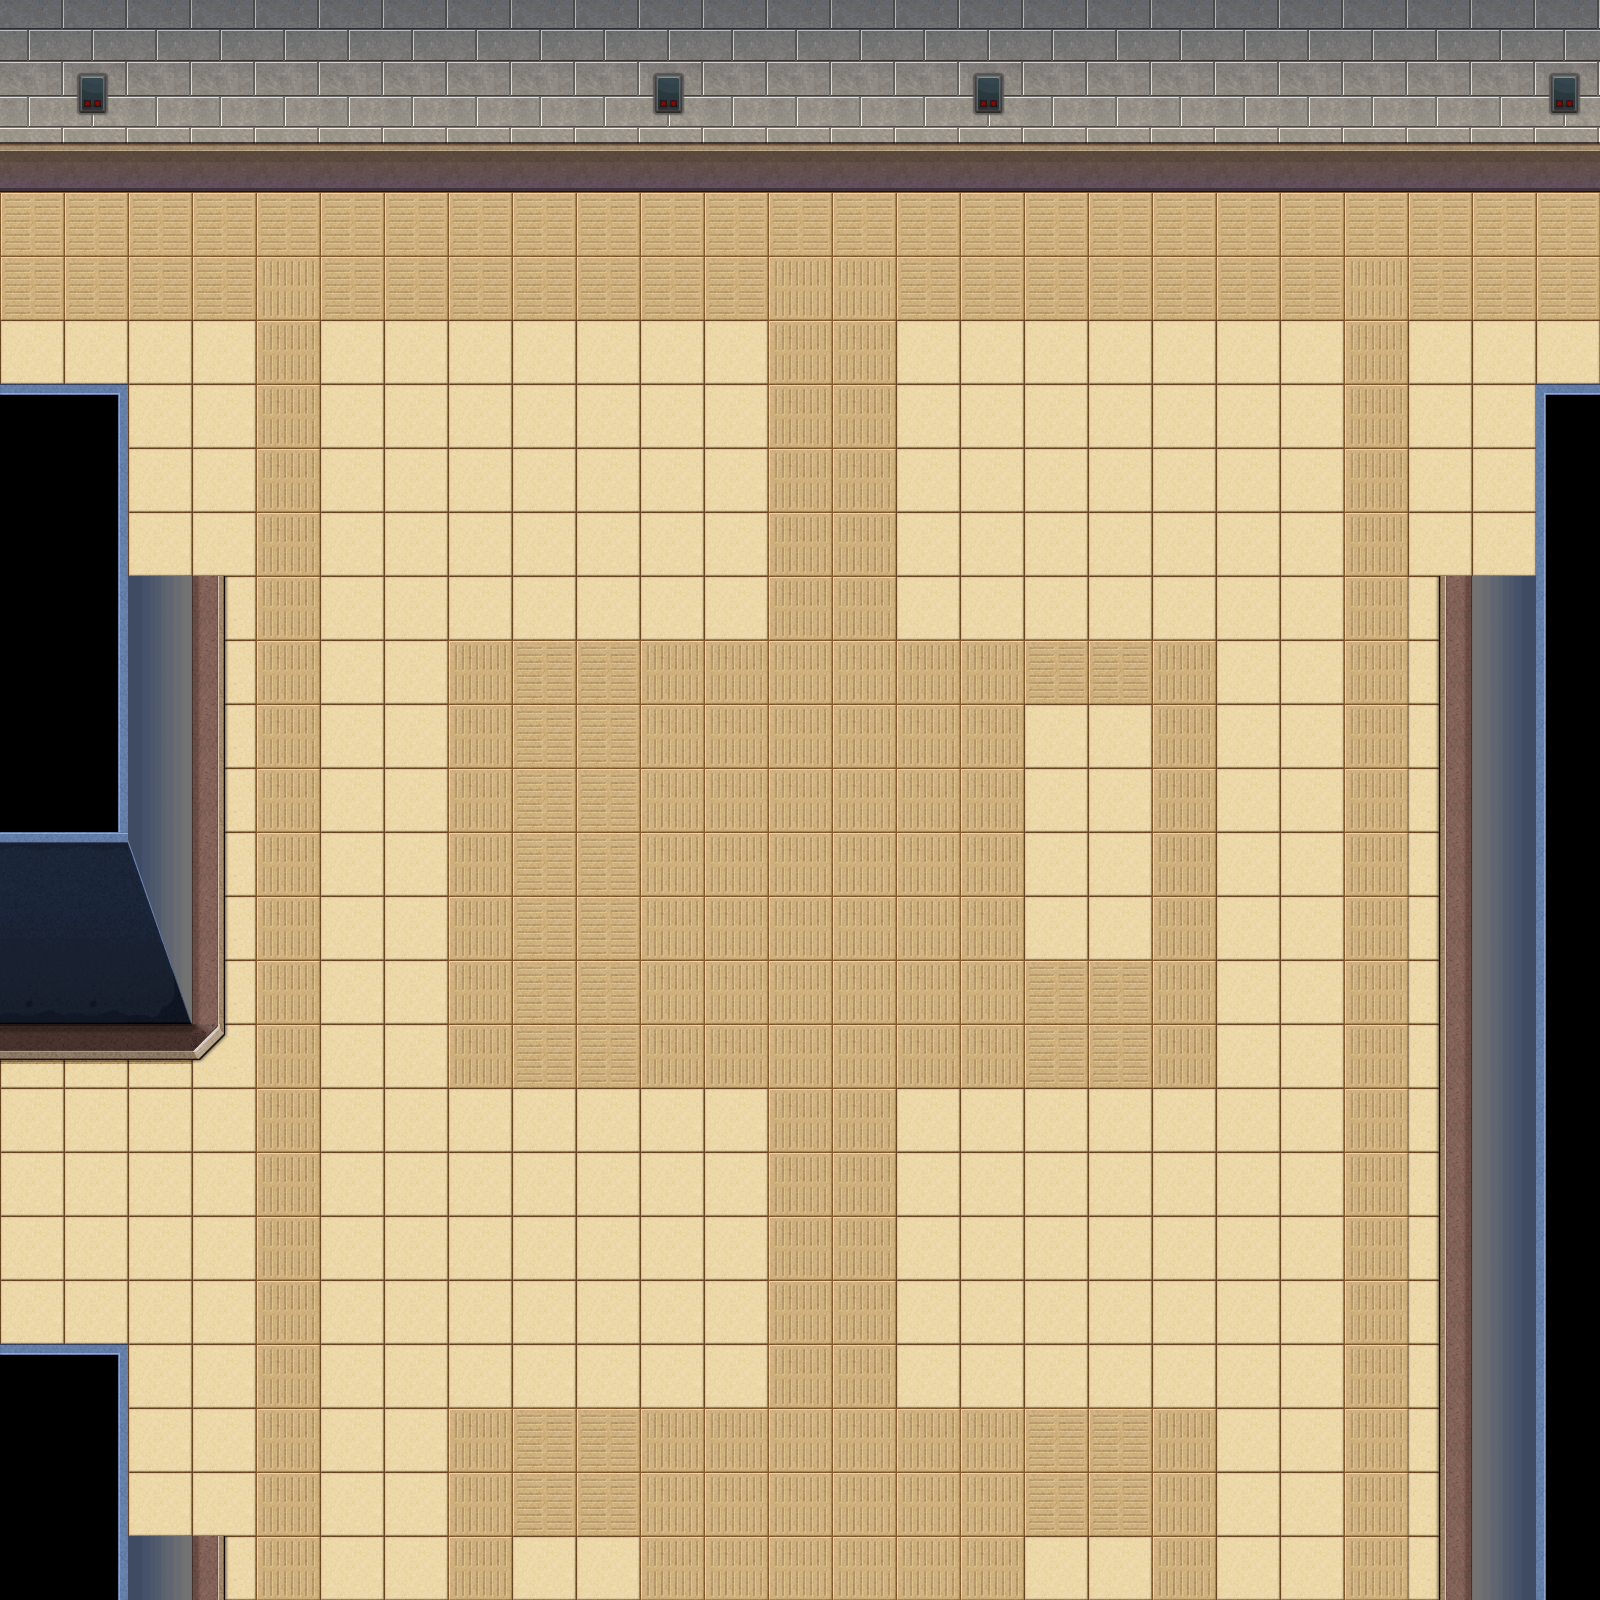

A 2D game scene composited from a Tiled map and its tileset images. What follows is a short description and the map's XML, with each tile layer's data collapsed to a summary:
An orthogonal 25x25 tile map with 64x64 px tiles, 1 tile layer (background), 33 tilesets and 91 objects (16x collide, 11x collide_bullet).

<map version="1.0" orientation="orthogonal" width="25" height="25" tilewidth="64" tileheight="64">
 <tileset firstgid="1" name="bg03" tilewidth="64" tileheight="64">
  <image source="bg03.png" width="512" height="256" />
 </tileset>
 <tileset firstgid="33" name="jianzhu3_qiang02" tilewidth="101" tileheight="192">
  <image source="jianzhu3_qiang02.png" width="101" height="192" />
 </tileset>
 <tileset firstgid="34" name="jianzhu3_qiang01" tilewidth="101" tileheight="192">
  <image source="jianzhu3_qiang01.png" width="101" height="192" />
 </tileset>
 <tileset firstgid="35" name="jianzhu3_huatai" tilewidth="129" tileheight="173">
  <image source="jianzhu3_huatai.png" width="129" height="173" />
 </tileset>
 <tileset firstgid="36" name="jianzhu3_chuang02" tilewidth="52" tileheight="386">
  <image source="jianzhu3_chuang02.png" width="52" height="386" />
 </tileset>
 <tileset firstgid="37" name="jianzhu3_chuang01" tilewidth="52" tileheight="386">
  <image source="jianzhu3_chuang01.png" width="52" height="386" />
 </tileset>
 <tileset firstgid="38" name="jianzhu3_dianti" tilewidth="172" tileheight="196">
  <image source="jianzhu3_dianti.png" width="172" height="196" />
 </tileset>
 <tileset firstgid="39" name="jianzhu3_langan01" tilewidth="223" tileheight="105">
  <image source="jianzhu3_langan01.png" width="223" height="105" />
 </tileset>
 <tileset firstgid="40" name="jianzhu3_keng01" tilewidth="293" tileheight="131">
  <image source="jianzhu3_keng01.png" width="293" height="131" />
 </tileset>
 <tileset firstgid="41" name="jianzhu3_keng02" tilewidth="152" tileheight="81">
  <image source="jianzhu3_keng02.png" width="152" height="79" />
 </tileset>
 <tileset firstgid="41" name="jianzhu3_keng03" tilewidth="102" tileheight="39">
  <image source="jianzhu3_keng03.png" width="102" height="39" />
 </tileset>
 <tileset firstgid="42" name="jianzhu3_keng04" tilewidth="52" tileheight="20">
  <image source="jianzhu3_keng04.png" width="52" height="20" />
 </tileset>
 <tileset firstgid="43" name="jianzhu3_wuzi01" tilewidth="131" tileheight="63">
  <image source="jianzhu3_wuzi01.png" width="131" height="63" />
 </tileset>
 <tileset firstgid="44" name="jianzhu3_wuzi02" tilewidth="168" tileheight="53">
  <image source="jianzhu3_wuzi02.png" width="168" height="53" />
 </tileset>
 <tileset firstgid="45" name="jianzhu3_yizi01" tilewidth="85" tileheight="229">
  <image source="jianzhu3_yizi01.png" width="85" height="229" />
 </tileset>
 <tileset firstgid="46" name="jianzhu3_yizi02" tilewidth="85" tileheight="229">
  <image source="jianzhu3_yizi02.png" width="85" height="229" />
 </tileset>
 <tileset firstgid="47" name="jianzhu3_zhuozi01" tilewidth="518" tileheight="213">
  <image source="jianzhu3_zhuozi01.png" width="518" height="213" />
 </tileset>
 <tileset firstgid="48" name="jianzhu3_zhuozi02" tilewidth="202" tileheight="256">
  <image source="jianzhu3_zhuozi02.png" width="202" height="256" />
 </tileset>
 <tileset firstgid="49" name="jianzhu3_zhuozi03" tilewidth="202" tileheight="256">
  <image source="jianzhu3_zhuozi03.png" width="202" height="256" />
 </tileset>
 <tileset firstgid="50" name="jianzhu_xuezi01" tilewidth="242" tileheight="196">
  <image source="jianzhu_xuezi01.png" width="242" height="196" />
 </tileset>
 <tileset firstgid="51" name="jianzhu_xuezi02" tilewidth="219" tileheight="141">
  <image source="jianzhu_xuezi02.png" width="219" height="141" />
 </tileset>
 <tileset firstgid="52" name="jianzhu_xuezi03" tilewidth="192" tileheight="132">
  <image source="jianzhu_xuezi03.png" width="192" height="132" />
 </tileset>
 <tileset firstgid="53" name="jianzhu_xuezi04" tilewidth="421" tileheight="156">
  <image source="jianzhu_xuezi04.png" width="421" height="156" />
 </tileset>
 <tileset firstgid="54" name="jianzhu_xuezi05" tilewidth="180" tileheight="297">
  <image source="jianzhu_xuezi05.png" width="180" height="297" />
 </tileset>
 <tileset firstgid="55" name="jianzhu_xiangzi05" tilewidth="150" tileheight="170">
  <image source="jianzhu_xiangzi05.png" width="150" height="170" />
 </tileset>
 <tileset firstgid="56" name="jianzhu_xiangzi06" tilewidth="90" tileheight="113">
  <image source="jianzhu_xiangzi06.png" width="90" height="113" />
 </tileset>
 <tileset firstgid="57" name="jianzhu_xiangzi02" tilewidth="122" tileheight="126">
  <image source="jianzhu_xiangzi02.png" width="122" height="126" />
 </tileset>
 <tileset firstgid="58" name="jianzhu_xiangzi03" tilewidth="122" tileheight="76">
  <image source="jianzhu_xiangzi03.png" width="122" height="76" />
 </tileset>
 <tileset firstgid="59" name="jianzhu2_xiangzi0" tilewidth="192" tileheight="168">
  <image source="jianzhu2_xiangzi0.png" width="192" height="168" />
 </tileset>
 <tileset firstgid="60" name="jianzhu_xiangzi04" tilewidth="183" tileheight="126">
  <image source="jianzhu_xiangzi04.png" width="183" height="126" />
 </tileset>
 <tileset firstgid="61" name="jianzhu_xiangzi01" tilewidth="71" tileheight="80">
  <image source="jianzhu_xiangzi01.png" width="71" height="80" />
 </tileset>
 <tileset firstgid="62" name="jianzhu_xiangzi07" tilewidth="92" tileheight="112">
  <image source="jianzhu_xiangzi07.png" width="92" height="112" />
 </tileset>
 <tileset firstgid="63" name="jianzhu_qiang01" tilewidth="92" tileheight="54">
  <image source="jianzhu_qiang01.png" width="92" height="54" />
 </tileset>
 <layer name="background" width="25" height="25">
  <data>[625 cells, 625 non-empty, 25 distinct tile ids]</data>
 </layer>
 <objectgroup name="right" width="25" height="25">
  <properties>
   <property name="filename" value="jianzhu3_qiang02.png" />
   <property name="groundlayer" value="1" />
  </properties>
  <object gid="33" x="1435" y="576">
   <properties>
    <property name="groundZ" value="1" />
   </properties>
  </object>
 </objectgroup>
 <objectgroup name="left" width="25" height="25">
  <properties>
   <property name="filename" value="jianzhu3_qiang01.png" />
   <property name="groundlayer" value="1" />
  </properties>
  <object gid="34" x="128" y="577">
   <properties>
    <property name="groundZ" value="1" />
   </properties>
  </object>
  <object gid="34" x="128" y="1537">
   <properties>
    <property name="groundZ" value="1" />
   </properties>
  </object>
 </objectgroup>
 <objectgroup name="flower" width="25" height="25">
  <properties>
   <property name="filename" value="jianzhu3_huatai.png" />
   <property name="groundlayer" value="1" />
  </properties>
  <object gid="35" x="510" y="877">
   <properties>
    <property name="groundZ" value="1" />
   </properties>
  </object>
  <object gid="35" x="1021" y="879">
   <properties>
    <property name="groundZ" value="1" />
   </properties>
  </object>
  <object gid="35" x="510" y="1021">
   <properties>
    <property name="groundZ" value="2" />
   </properties>
  </object>
  <object gid="35" x="1022" y="1023">
   <properties>
    <property name="groundZ" value="2" />
   </properties>
  </object>
  <object gid="35" x="511" y="1662" />
  <object gid="35" x="1024" y="1662" />
 </objectgroup>
 <objectgroup name="rightboli" width="25" height="25">
  <properties>
   <property name="filename" value="jianzhu3_chuang02.png" />
   <property name="groundlayer" value="1" />
  </properties>
  <object gid="36" x="1480" y="882">
   <properties>
    <property name="groundZ" value="2" />
   </properties>
  </object>
  <object gid="36" x="1481" y="1221" />
  <object gid="36" x="1478" y="1572" />
 </objectgroup>
 <objectgroup name="rightdoor" width="25" height="25">
  <properties>
   <property name="filename" value="jianzhu3_chuang02.png" />
   <property name="groundlayer" value="1" />
  </properties>
 </objectgroup>
 <objectgroup name="rightdooropen" width="25" height="25">
  <properties>
   <property name="filename" value="jianzhu3_men04.png" />
   <property name="groundlayer" value="1" />
  </properties>
 </objectgroup>
 <objectgroup name="leftdoor" width="25" height="25">
  <properties>
   <property name="filename" value="jianzhu3_men01.png" />
   <property name="groundlayer" value="1" />
  </properties>
 </objectgroup>
 <objectgroup name="leftdooropen" width="25" height="25">
  <properties>
   <property name="filename" value="jianzhu3_men03.png" />
   <property name="groundlayer" value="1" />
  </properties>
 </objectgroup>
 <objectgroup name="leftboli" width="25" height="25">
  <properties>
   <property name="filename" value="jianzhu3_chuang01.png" />
   <property name="groundlayer" value="1" />
  </properties>
  <object gid="37" x="134" y="892">
   <properties>
    <property name="groundZ" value="2" />
   </properties>
  </object>
  <object gid="37" x="132" y="1860">
   <properties>
    <property name="groundZ" value="2" />
   </properties>
  </object>
 </objectgroup>
 <objectgroup name="door" width="25" height="25">
  <properties>
   <property name="filename" value="jianzhu3_dianti.png" />
   <property name="groundlayer" value="1" />
  </properties>
  <object gid="38" x="746" y="217" />
 </objectgroup>
 <objectgroup name="warning" width="25" height="25">
  <properties>
   <property name="filename" value="jianzhu3_langan01.png" />
   <property name="groundlayer" value="1" />
  </properties>
  <object gid="39" x="1147" y="1591">
   <properties>
    <property name="groundZ" value="1" />
   </properties>
  </object>
  <object gid="39" x="273" y="1635">
   <properties>
    <property name="groundZ" value="2" />
   </properties>
  </object>
  <object gid="39" x="247" y="230">
   <properties>
    <property name="groundZ" value="1" />
   </properties>
  </object>
  <object gid="39" x="1083" y="242">
   <properties>
    <property name="groundZ" value="1" />
   </properties>
  </object>
  <object gid="39" x="875" y="237">
   <properties>
    <property name="groundZ" value="1" />
   </properties>
  </object>
 </objectgroup>
 <objectgroup name="keng1" width="25" height="25">
  <properties>
   <property name="filename" value="jianzhu3_keng01.png" />
   <property name="groundlayer" value="1" />
  </properties>
  <object gid="40" x="397" y="538" />
  <object gid="40" x="1047" y="1319" />
 </objectgroup>
 <objectgroup name="keng2" width="25" height="25">
  <properties>
   <property name="filename" value="jianzhu3_keng02.png" />
   <property name="groundlayer" value="1" />
  </properties>
  <object x="1373" y="351" />
  <object x="701" y="838" />
  <object x="354" y="1224" />
 </objectgroup>
 <objectgroup name="keng3" width="25" height="25">
  <properties>
   <property name="filename" value="jianzhu3_keng03.png" />
   <property name="groundlayer" value="1" />
  </properties>
  <object gid="41" x="530" y="1369" />
  <object gid="41" x="218" y="365" />
  <object gid="41" x="1157" y="586" />
 </objectgroup>
 <objectgroup name="keng4" width="25" height="25">
  <properties>
   <property name="filename" value="jianzhu3_keng04.png" />
   <property name="groundlayer" value="1" />
  </properties>
  <object gid="42" x="965" y="365" />
  <object gid="42" x="905" y="1119" />
 </objectgroup>
 <objectgroup name="wuzi1" width="25" height="25">
  <properties>
   <property name="filename" value="jianzhu3_wuzi01.png" />
   <property name="groundlayer" value="1" />
  </properties>
  <object gid="43" x="385" y="62" />
  <object gid="43" x="1355" y="61" />
 </objectgroup>
 <objectgroup name="wuzi2" width="25" height="25">
  <properties>
   <property name="filename" value="jianzhu3_wuzi02.png" />
   <property name="groundlayer" value="1" />
  </properties>
  <object gid="44" x="927" y="50" />
  <object gid="44" x="3" y="49" />
 </objectgroup>
 <objectgroup name="chairleft" width="25" height="25">
  <properties>
   <property name="filename" value="jianzhu3_yizi01.png" />
   <property name="groundlayer" value="1" />
  </properties>
  <object gid="45" x="1645" y="671" />
 </objectgroup>
 <objectgroup name="chairright" width="25" height="25">
  <properties>
   <property name="filename" value="jianzhu3_yizi01.png" />
   <property name="groundlayer" value="1" />
  </properties>
  <object gid="46" x="1783" y="672" />
 </objectgroup>
 <objectgroup name="deskbig" width="25" height="25">
  <properties>
   <property name="filename" value="jianzhu3_zhuozi01.png" />
   <property name="groundlayer" value="1" />
  </properties>
  <object gid="47" x="1277" y="-21" />
 </objectgroup>
 <objectgroup name="deskleft" width="25" height="25">
  <properties>
   <property name="filename" value="jianzhu3_zhuozi02.png" />
   <property name="groundlayer" value="1" />
  </properties>
  <object gid="48" x="1905" y="85" />
 </objectgroup>
 <objectgroup name="deskright" width="25" height="25">
  <properties>
   <property name="filename" value="jianzhu3_zhuozi03.png" />
   <property name="groundlayer" value="1" />
  </properties>
  <object gid="49" x="1812" y="434" />
 </objectgroup>
 <objectgroup name="blood1" width="25" height="25">
  <properties>
   <property name="filename" value="jianzhu_xuezi01.png" />
   <property name="groundlayer" value="1" />
  </properties>
  <object gid="50" x="700" y="716" />
 </objectgroup>
 <objectgroup name="blood2" width="25" height="25">
  <properties>
   <property name="filename" value="jianzhu_xuezi02.png" />
   <property name="groundlayer" value="1" />
  </properties>
  <object gid="51" x="-68" y="390">
   <properties>
    <property name="groundZ" value="1" />
   </properties>
  </object>
  <object gid="51" x="1264" y="955">
   <properties>
    <property name="groundZ" value="1" />
   </properties>
  </object>
 </objectgroup>
 <objectgroup name="blood3" width="25" height="25">
  <properties>
   <property name="filename" value="jianzhu_xuezi03.png" />
   <property name="groundlayer" value="1" />
  </properties>
  <object gid="52" x="300" y="1611">
   <properties>
    <property name="groundZ" value="1" />
   </properties>
  </object>
  <object gid="52" x="579" y="1212">
   <properties>
    <property name="groundZ" value="1" />
   </properties>
  </object>
  <object gid="52" x="288" y="827">
   <properties>
    <property name="groundZ" value="1" />
   </properties>
  </object>
 </objectgroup>
 <objectgroup name="blood4" width="25" height="25">
  <properties>
   <property name="filename" value="jianzhu_xuezi04.png" />
   <property name="groundlayer" value="1" />
  </properties>
  <object gid="53" x="1253" y="400" />
  <object gid="53" x="-167" y="1285" />
 </objectgroup>
 <objectgroup name="blood5" width="25" height="25">
  <properties>
   <property name="filename" value="jianzhu_xuezi05.png" />
   <property name="groundlayer" value="1" />
  </properties>
  <object gid="54" x="675" y="1716" />
 </objectgroup>
 <objectgroup name="blackboxb" width="25" height="25">
  <properties>
   <property name="filename" value="jianzhu_xiangzi05.png" />
   <property name="groundlayer" value="1" />
  </properties>
  <object gid="55" x="-8" y="1113">
   <properties>
    <property name="groundZ" value="1" />
   </properties>
  </object>
  <object gid="55" x="102" y="265">
   <properties>
    <property name="groundZ" value="1" />
   </properties>
  </object>
 </objectgroup>
 <objectgroup name="blackboxs" width="25" height="25">
  <properties>
   <property name="filename" value="jianzhu_xiangzi06.png" />
   <property name="groundlayer" value="1" />
  </properties>
  <object gid="56" x="1374" y="1597">
   <properties>
    <property name="groundZ" value="1" />
   </properties>
  </object>
 </objectgroup>
 <objectgroup name="greenboxb" width="25" height="25">
  <properties>
   <property name="filename" value="jianzhu_xiangzi02.png" />
   <property name="groundlayer" value="1" />
  </properties>
  <object gid="57" x="1029" y="1064">
   <properties>
    <property name="groundZ" value="3" />
   </properties>
  </object>
  <object gid="57" x="-16" y="263">
   <properties>
    <property name="groundZ" value="3" />
   </properties>
  </object>
 </objectgroup>
 <objectgroup name="greenboxs" width="25" height="25">
  <properties>
   <property name="filename" value="jianzhu_xiangzi03.png" />
   <property name="groundlayer" value="1" />
  </properties>
  <object gid="58" x="1310" y="238">
   <properties>
    <property name="groundZ" value="3" />
   </properties>
  </object>
 </objectgroup>
 <objectgroup name="greenbox2" width="25" height="25">
  <properties>
   <property name="filename" value="jianzhu2_xiangzi0.png" />
   <property name="groundlayer" value="1" />
  </properties>
  <object gid="59" x="855" y="1658" />
 </objectgroup>
 <objectgroup name="mutouboxb" width="25" height="25">
  <properties>
   <property name="filename" value="jianzhu_xiangzi04.png" />
   <property name="groundlayer" value="1" />
  </properties>
  <object gid="60" x="1292" y="1663">
   <properties>
    <property name="groundZ" value="2" />
   </properties>
  </object>
  <object gid="60" x="1456" y="239">
   <properties>
    <property name="groundZ" value="2" />
   </properties>
  </object>
  <object gid="60" x="1786" y="1417">
   <properties>
    <property name="groundZ" value="2" />
   </properties>
  </object>
 </objectgroup>
 <objectgroup name="mutouboxs" width="25" height="25">
  <properties>
   <property name="filename" value="jianzhu_xiangzi01.png" />
   <property name="groundlayer" value="1" />
  </properties>
  <object gid="61" x="207" y="1624">
   <properties>
    <property name="groundZ" value="2" />
   </properties>
  </object>
  <object gid="61" x="461" y="232">
   <properties>
    <property name="groundZ" value="2" />
   </properties>
  </object>
 </objectgroup>
 <objectgroup name="qiangxieM16" width="25" height="25">
  <properties>
   <property name="filename" value="jianzhu_xiangzi07.png" />
   <property name="groundlayer" value="1" />
  </properties>
  <object gid="62" x="1048" y="1051">
   <properties>
    <property name="groundZ" value="10" />
   </properties>
  </object>
  <object gid="62" x="15" y="1056">
   <properties>
    <property name="groundZ" value="10" />
   </properties>
  </object>
 </objectgroup>
 <objectgroup name="qiangxieSVD" width="25" height="25">
  <properties>
   <property name="filename" value="jianzhu_qiang01.png" />
   <property name="groundlayer" value="1" />
  </properties>
  <object gid="63" x="1327" y="219">
   <properties>
    <property name="groundZ" value="10" />
   </properties>
  </object>
  <object gid="63" x="131" y="164">
   <properties>
    <property name="groundZ" value="10" />
   </properties>
  </object>
 </objectgroup>
 <objectgroup name="collide_people" width="25" height="25" visible="0">
  <object type="collide" x="-55" y="44" width="310" height="219" />
  <object type="collide" x="213" y="14" width="310" height="219" />
  <object type="collide" x="-57" y="393" width="256" height="645" />
  <object type="collide" x="-170" y="892" width="310" height="219" />
  <object type="collide" x="-120" y="1351" width="315" height="276" />
  <object type="collide" x="104" y="1534" width="451" height="158" />
  <object type="collide" x="506" y="1499" width="136" height="296" />
  <object type="collide" x="853" y="1497" width="697" height="231" />
  <object type="collide" x="1467" y="380" width="148" height="1172" />
  <object type="collide" x="882" y="18" width="757" height="216" />
  <object type="collide" x="504" y="125" width="453" height="71" />
  <object type="collide" x="1608" y="136" width="74" height="300" />
  <object type="collide" x="-142" y="196" width="134" height="1276" />
  <object type="collide" x="547" y="1610" width="436" height="115" />
  <object type="collide" x="507" y="714" width="135" height="302" />
  <object type="collide" x="1018" y="715" width="137" height="342" />
 </objectgroup>
 <objectgroup name="collide_bullet" width="25" height="25">
  <object type="collide_bullet" x="-44" y="32" width="269" height="193" />
  <object type="collide_bullet" x="140" y="-33" width="1487" height="178" />
  <object type="collide_bullet" x="1458" y="-2" width="269" height="193" />
  </objectgroup>
</map>
<!-- 8 of 91 objects omitted -->
